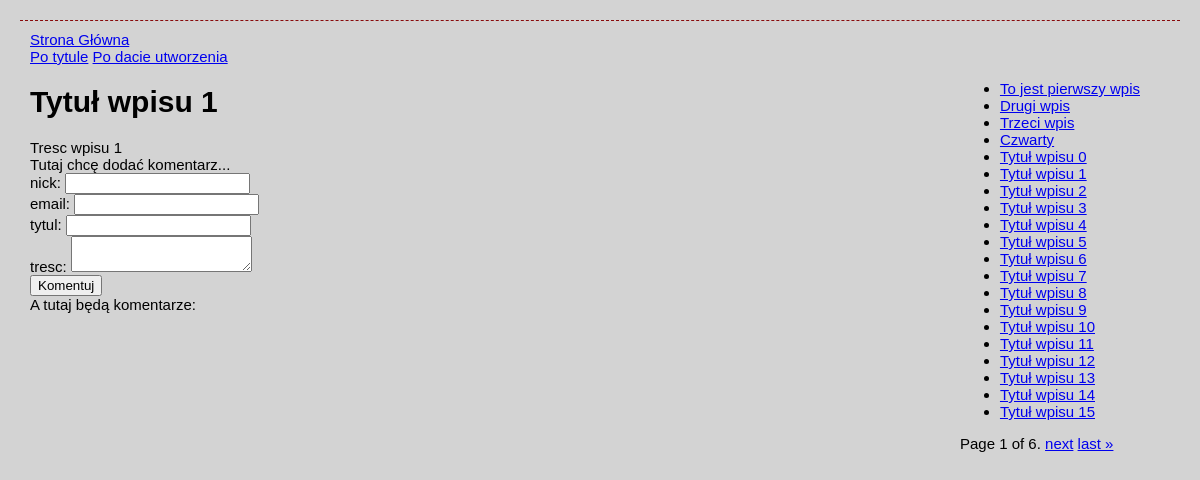
The app's page /blog/wpisy/6?page= with its own data.
### blog/models.py (models this page shows, shortened)
class TimestampModel(models.Model):
    created = models.DateTimeField(auto_now_add=True)
    modified = models.DateTimeField(auto_now=True)
    class Meta:
        abstract = True

class Wpis(TimestampModel):
    tytul = models.CharField(max_length=200)
    tresc = models.TextField()
    tagi = models.ManyToManyField(Tag, blank=True)
    class Meta:
        verbose_name_plural = "Wpisy"

### blog/views.py (the view, shortened to what this page needs)
# urls.py: path('blog/wpisy/<id_wpisu>', details, name='szczegoly-wpisu'),
def details(request, id_wpisu):
    errors = ""
    wpis = Wpis.objects.get(pk=id_wpisu)
    tagi = wpis.tagi.all()
    wpisy = Wpis.objects.all()
    paginator = Paginator(wpisy, 20)  # pokaż 1 wpisie na stronie
    page = request.GET.get('page')
    wpisy = paginator.get_page(page)
    return render(
        request=request,
        template_name='blog/index.html',
        context={
            'wybrany_wpis': wpis,
            'wpisy': wpisy,
            'page': page,
            'tagi': tagi,
            'errors': errors
        }
    )

### blog/templates/blog/index.html (shortened to what this page needs)
{% extends 'base.html' %}
{% block lista_wpisow %}
<div class="filters">
    <a href="{% url 'wpisy-main' %}?orderby=tytul">Po tytule</a>
    <a href="{% url 'wpisy-main' %}?orderby=created">Po dacie utworzenia</a>
</div>
<div class="sidebar">
    <div class="lista_wpisow">
        <ul>
            {% for wpis in wpisy %}
            <li><a href="{% url 'szczegoly-wpisu' id_wpisu=wpis.id %}?page={{page}}">{{ wpis.tytul }}</a></li>
            {% endfor %}
        </ul>
    </div>
    <div class="pagination">
        <span class="step-links">
            <span class="current">
                Page {{ wpisy.number }} of {{ wpisy.paginator.num_pages }}.
            </span>
            {% if wpisy.has_next %}
                <a href="?page={{ wpisy.next_page_number }}">next</a>
                <a href="?page={{ wpisy.paginator.num_pages }}">last &raquo;</a>
            {% endif %}
        </span>
    </div>
</div>
{% endblock %}
{% block wpis %}
<div class="wpis">
    <h1>{{ wybrany_wpis.tytul }}</h1>
    <div class="tresc_wpisu">{{ wybrany_wpis.tresc }}</div>
</div>
Tutaj chcę dodać komentarz...
<form method="POST" action="{% url 'szczegoly-wpisu' id_wpisu=wybrany_wpis.id %}">
    nick: <input type="text" name="nick"><br>
    email: <input type="text" name="email"><br>
    tytul: <input type="text" name="tytul"><br>
    tresc: <textarea name="tresc"></textarea><br>
    <button type="submit">Komentuj</button>
</form>
A tutaj będą komentarze:
{% endblock %}

### blog/static/blog/style.css (style rules this page uses)
body { margin: 20px; padding: 10px; background-color: lightgray; font: 15px 'Trebuchet MS', Arial, Helvetica, sanf-serif; color: black; border-top: 1px #880a0b dashed; }
.sidebar { float: right; padding-right: 30px; }

### records on screen
Wpis: tytul "To jest pierwszy wpis"
Wpis: tytul "Drugi wpis"
Wpis: tytul "Trzeci wpis"
Wpis: tytul "Czwarty"
Wpis: tytul "Tytuł wpisu 0"
Wpis: tytul "Tytuł wpisu 1", tresc "Tresc wpisu 1"
Wpis: tytul "Tytuł wpisu 2"
Wpis: tytul "Tytuł wpisu 3"
Wpis: tytul "Tytuł wpisu 4"
Wpis: tytul "Tytuł wpisu 5"
Wpis: tytul "Tytuł wpisu 6"
Wpis: tytul "Tytuł wpisu 7"
Wpis: tytul "Tytuł wpisu 8"
Wpis: tytul "Tytuł wpisu 9"
Wpis: tytul "Tytuł wpisu 10"
Wpis: tytul "Tytuł wpisu 11"
Wpis: tytul "Tytuł wpisu 12"
Wpis: tytul "Tytuł wpisu 13"
Wpis: tytul "Tytuł wpisu 14"
Wpis: tytul "Tytuł wpisu 15"

### other values on screen
{{ wpisy.number }} "1"
{{ wpisy.paginator.num_pages }} "6"
